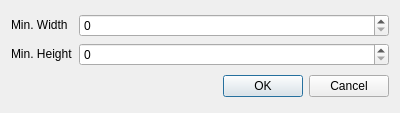
<?xml version="1.0" encoding="UTF-8"?>
<ui version="4.0">
 <class>Dialog</class>
 <widget class="QDialog" name="Dialog">
  <property name="geometry">
   <rect>
    <x>0</x>
    <y>0</y>
    <width>400</width>
    <height>113</height>
   </rect>
  </property>
  <property name="sizePolicy">
   <sizepolicy hsizetype="Maximum" vsizetype="Maximum">
    <horstretch>0</horstretch>
    <verstretch>0</verstretch>
   </sizepolicy>
  </property>
  <property name="windowTitle">
   <string>Denoise</string>
  </property>
  <layout class="QVBoxLayout" name="verticalLayout">
   <item>
    <layout class="QGridLayout" name="gridLayout">
     <property name="sizeConstraint">
      <enum>QLayout::SetMaximumSize</enum>
     </property>
     <item row="1" column="0">
      <widget class="QLabel" name="label_2">
       <property name="sizePolicy">
        <sizepolicy hsizetype="Maximum" vsizetype="Maximum">
         <horstretch>0</horstretch>
         <verstretch>0</verstretch>
        </sizepolicy>
       </property>
       <property name="text">
        <string>Min. Height</string>
       </property>
      </widget>
     </item>
     <item row="0" column="0">
      <widget class="QLabel" name="label">
       <property name="sizePolicy">
        <sizepolicy hsizetype="Maximum" vsizetype="Maximum">
         <horstretch>0</horstretch>
         <verstretch>0</verstretch>
        </sizepolicy>
       </property>
       <property name="text">
        <string>Min. Width</string>
       </property>
      </widget>
     </item>
     <item row="0" column="1">
      <widget class="QSpinBox" name="min_width">
       <property name="sizePolicy">
        <sizepolicy hsizetype="Minimum" vsizetype="Maximum">
         <horstretch>0</horstretch>
         <verstretch>0</verstretch>
        </sizepolicy>
       </property>
       <property name="minimum">
        <number>0</number>
       </property>
       <property name="maximum">
        <number>1000000000</number>
       </property>
      </widget>
     </item>
     <item row="1" column="1">
      <widget class="QSpinBox" name="min_height">
       <property name="sizePolicy">
        <sizepolicy hsizetype="Minimum" vsizetype="Maximum">
         <horstretch>0</horstretch>
         <verstretch>0</verstretch>
        </sizepolicy>
       </property>
       <property name="maximum">
        <number>1000000000</number>
       </property>
      </widget>
     </item>
    </layout>
   </item>
   <item>
    <widget class="QDialogButtonBox" name="buttons">
     <property name="orientation">
      <enum>Qt::Horizontal</enum>
     </property>
     <property name="standardButtons">
      <set>QDialogButtonBox::Cancel|QDialogButtonBox::Ok</set>
     </property>
    </widget>
   </item>
  </layout>
 </widget>
 <resources/>
 <connections>
  <connection>
   <sender>buttons</sender>
   <signal>accepted()</signal>
   <receiver>Dialog</receiver>
   <slot>accept()</slot>
   <hints>
    <hint type="sourcelabel">
     <x>248</x>
     <y>254</y>
    </hint>
    <hint type="destinationlabel">
     <x>157</x>
     <y>274</y>
    </hint>
   </hints>
  </connection>
  <connection>
   <sender>buttons</sender>
   <signal>rejected()</signal>
   <receiver>Dialog</receiver>
   <slot>reject()</slot>
   <hints>
    <hint type="sourcelabel">
     <x>316</x>
     <y>260</y>
    </hint>
    <hint type="destinationlabel">
     <x>286</x>
     <y>274</y>
    </hint>
   </hints>
  </connection>
 </connections>
</ui>
